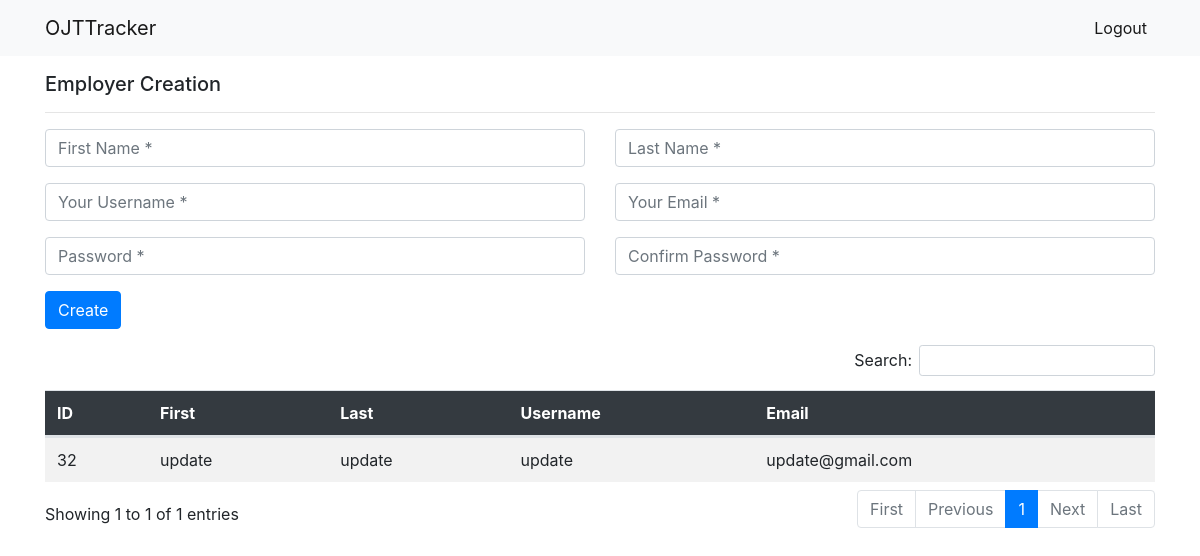
The page /admin-home/ (signed in) on the database as committed earlier.
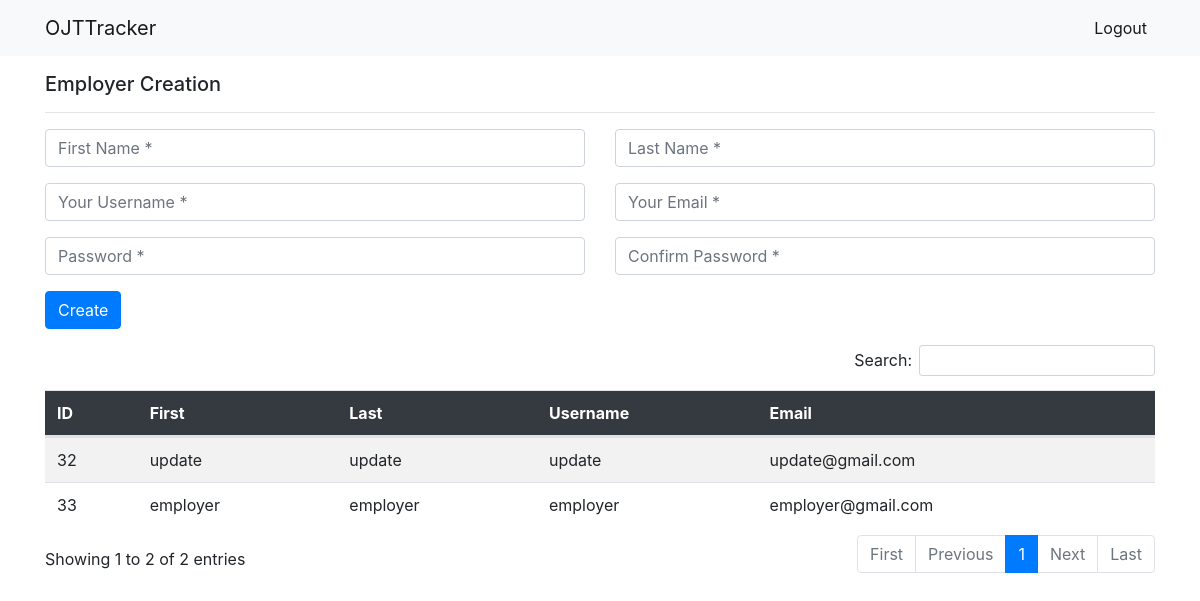
The same page on the database as committed later.
### accounts/models.py (models this page shows)
class CustomUser(AbstractUser):
    is_student = models.BooleanField(default=False)
    previous_day = models.DateField(null=True, blank=True)
    day_login = models.DateField(null=True, blank=True)
    is_switch = models.BooleanField(default=False)
    is_send = models.BooleanField(default=False)
    school_name = models.CharField(max_length=150, default='New Era')
    section_code = models.CharField(max_length=150, default='None')
    is_employee = models.BooleanField(default=False)
    is_teacher = models.BooleanField(default=False)
    teacher_students = models.ManyToManyField("self", blank=True)
    employee_students = models.ManyToManyField("self", blank=True)
    my_teacher = models.ForeignKey("self", blank=True, null=True, on_delete=models.CASCADE, related_name="student_teacher")
    my_employee = models.ForeignKey("self", blank=True, null=True, on_delete=models.CASCADE, related_name="student_employee")
    pending_employee = models.BooleanField(default=False)
    is_male = models.BooleanField(default=False)
    phone = models.CharField(max_length=20, null=True, blank=True)
    question = models.CharField(max_length=50, null=True, blank=True)
    answer = models.CharField(max_length=250, null=True, blank=True)
    is_student_approve = models.BooleanField(default=False)
    employer_student = models.ManyToManyField("self", blank=True)
    pending_teacher = models.BooleanField(default=False)
    accept_teacher = models.BooleanField(default=False)
    is_confirm_employer = models.BooleanField(default=False)

### blog/views.py (the view, shortened to what this page needs)
# urls.py: path('admin-home/', views.admin_home, name='admin_home'),
@login_required(login_url='/admin-panel')
def admin_home(request):
    if request.method == 'GET':
        employees = CustomUser.objects.all()
        context = {
            'employees': employees
        }
        return render(request, 'blog/admin.html', context)

### blog/templates/blog/admin.html (shortened to what this page needs)
{% extends 'blog/user_base.html' %}
{% block css %}
  <link rel="stylesheet" href="https://cdn.datatables.net/1.10.21/css/dataTables.bootstrap4.min.css">
{% endblock css %}
{% block content %}
    <nav class="navbar navbar-expand-lg navbar-light bg-light">
        <div class="container">
            <a class="navbar-brand" href="{% url 'admin_panel' %}">OJTTracker</a>
            <div class="collapse navbar-collapse" id="navbarNavAltMarkup">
                <div class="navbar-nav">
                    <a class="nav-link active" aria-current="page" href="/admin-logout">Logout</a>
                </div>
            </div>
        </div>
    </nav>
    <div class="container mt-3">
        <h5>Employer Creation</h5>
        <hr></hr>
        <form action="{% url 'admin_home' %}" method="POST">
            <div class="row">
                <div class="col">
                    <div class="form-group">
                        <input name="first_name" type="text" class="form-control" placeholder="First Name *" value="" required/>
                    </div>
                </div>
                <div class="col">
                    <div class="form-group">
                        <input name="last_name" type="text" class="form-control" placeholder="Last Name *" value="" required/>
                    </div>
                </div>
            </div>
            <div class="row">
                <div class="col">
                    <div class="form-group">
                        <input name="username" type="text" class="form-control" placeholder="Your Username *" value="" />
                    </div>
                </div>
                <div class="col">
                    <div class="form-group">
                        <input name="email" type="email" class="form-control" placeholder="Your Email *" value="" />
                    </div>
                </div>
            </div>
            <div class="row">
                <div class="col">
                    <div class="form-group">
                        <input name="password1" type="password" class="form-control" placeholder="Password *" value="" required/>
                    </div>
                </div>
                <div class="col">
                    <div class="form-group">
                        <input name="password2" type="password" class="form-control"  placeholder="Confirm Password *" value="" required/>
                    </div>
                </div>
            </div>
            <input type="submit" class="btn btn-primary"  value="Create"/>
        </form>
        <table id="admin" class="table table-striped dt-responsive">
            <thead class="bg-dark text-white">
                <tr>
                  <th scope="col">ID</th>
                  <th scope="col">First</th>
                  <th scope="col">Last</th>
                  <th scope="col">Username</th>
                  <th scope="col">Email</th>
                </tr>
              </thead>
              <tbody>
                {% for employee in employees %}
                    {% if employee.is_employee %}
                        {% if employee.is_confirm_employer %}
                            <tr>
                                <td>{{ employee.id }}</td>
                                <td>{{ employee.first_name }}</td>
                                <td>{{ employee.last_name }}</td>
                                <td>{{ employee.username }}</td>
                                <td>{{ employee.email }}</td>
                            </tr>
                        {% endif %}
                    {% endif %}
                {% endfor %}
              </tbody>
        </table>
    </div>
{% endblock content %}

### blog/templates/blog/user_base.html (shortened to what this page needs)
{% load bootstrap4 %}
<html>
    <head>
        {% bootstrap_css %}
        {% block css %}{% endblock css %}
    </head>
    <body>
        {% block content %}{% endblock content %}
    </body>
</html>

Rows that differ between the two databases and show on the page:
added CustomUser: id "33", first_name "employer", last_name "employer", username "employer", email "employer@gmail.com"
Other text that changed with them:
text written by a page script: "Search: Showing 1 to 1 of 1 entries First Previous 1 Next Last" → "Search: Showing 1 to 2 of 2 entries First Previous 1 Next Last"
